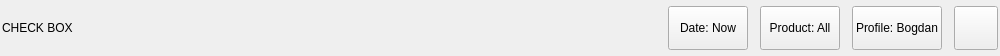
<?xml version="1.0" encoding="UTF-8"?>
<ui version="4.0">
 <class>Header</class>
 <widget class="QWidget" name="Header">
  <property name="geometry"><rect><x>0</x><y>0</y><width>1000</width><height>56</height></rect></property>
  <layout class="QHBoxLayout" name="headerLayout">
   <property name="leftMargin"><number>2</number></property>
   <property name="topMargin"><number>0</number></property>
   <property name="rightMargin"><number>2</number></property>
   <property name="bottomMargin"><number>0</number></property>
   <property name="spacing"><number>12</number></property>
   <item>
    <widget class="QLabel" name="pageTitle">
     <property name="text"><string>CHECK BOX</string></property>
     <property name="role" stdset="0"><string>pageTitle</string></property>
    </widget>
   </item>
   <item>
    <spacer name="headerSpacer">
     <property name="orientation"><enum>Qt::Horizontal</enum></property>
     <property name="sizeHint" stdset="0"><size><width>40</width><height>20</height></size></property>
    </spacer>
   </item>
   <item>
    <widget class="QPushButton" name="filterBtn0">
     <property name="minimumSize"><size><width>0</width><height>44</height></size></property>
     <property name="layoutDirection"><enum>Qt::RightToLeft</enum></property>
     <property name="text"><string>Date: Now</string></property>
     <property name="role" stdset="0"><string>filterPill</string></property>
    </widget>
   </item>
   <item>
    <widget class="QPushButton" name="filterBtn1">
     <property name="minimumSize"><size><width>0</width><height>44</height></size></property>
     <property name="layoutDirection"><enum>Qt::RightToLeft</enum></property>
     <property name="text"><string>Product: All</string></property>
     <property name="role" stdset="0"><string>filterPill</string></property>
    </widget>
   </item>
   <item>
    <widget class="QPushButton" name="filterBtn2">
     <property name="minimumSize"><size><width>0</width><height>44</height></size></property>
     <property name="layoutDirection"><enum>Qt::RightToLeft</enum></property>
     <property name="text"><string>Profile: Bogdan</string></property>
     <property name="role" stdset="0"><string>filterPill</string></property>
    </widget>
   </item>
   <item>
    <widget class="QPushButton" name="settingsBtn">
     <property name="minimumSize"><size><width>44</width><height>44</height></size></property>
     <property name="maximumSize"><size><width>44</width><height>44</height></size></property>
     <property name="text"><string/></property>
     <property name="role" stdset="0"><string>iconPill</string></property>
    </widget>
   </item>
  </layout>
 </widget>
 <connections/>
</ui>
